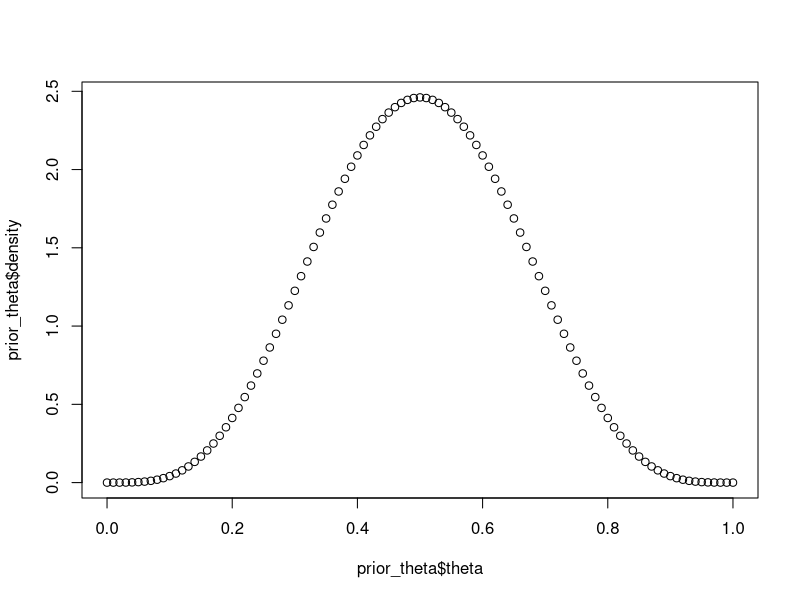

R code for this plot: (Note: this script raises an error after producing the figure.)

# params -- n=100 trials
n <- 100

# prior_theta -- prob dist of theta
prior_theta <- data.frame(
  theta=seq(0,1,.01), 
  density=dbeta(seq(0,1,.01),5,5)
)
plot(x=prior_theta$theta, y=prior_theta$density)

# likelihood -- prob dist of y given theta
lik <- function(theta){
  data.frame(
    y=seq(0,n,1),
    density=dbinom(seq(0,n,1), size=n, prob=theta)
  )
}

# posterior -- prob dist of theta given y
post_theta <- data.frame(
  theta=seq(0,1,.01),
  density=prior_theta$density * lik(thetas)$density
)



theta <- .75
y <- n*theta

thetas <- seq(0,1,.01)
container <- data.frame(
  theta     = thetas,
  prior     = numeric(length(thetas)),
  posterior = numeric(length(thetas))
)

for (x in seq_along(thetas)){
  container$prior[x] <- prior_theta$density[x]
  container$posterior[x] <- post_theta$density[x]
}

library("dplyr"); library("magrittr"); library("ggplot2"); library("reshape2")
theme_set(theme_minimal())

clong <- container %>% melt(id.vars="theta")

ggplot(clong, aes(x=theta, y=value, color=variable)) + 
  geom_line()

# mutate(prior_norm = scale(prior),postr_norm = scale(posterior))
